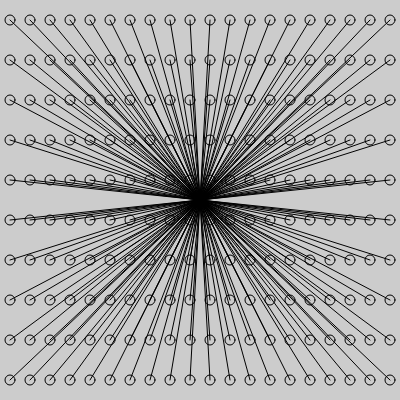
Frame 1 (no input)
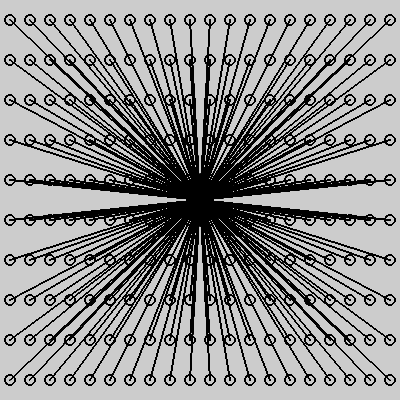
Frame 60 (no input)
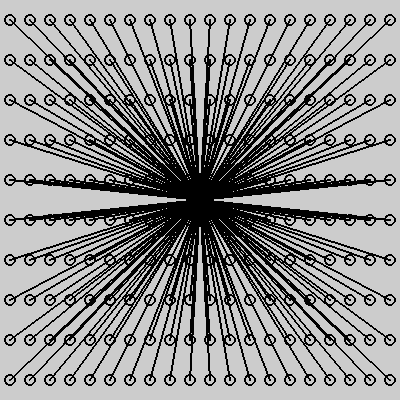
Frame 120 (the mouse pressed at the canvas centre since frame 60)

The p5.js sketch that drew these frames (run headless with seeded random() and noise() and a simulated clock; from frame 60 on, the mouse is pressed at the canvas centre):

// p5.js sketch
// ── sketch.js
var d = 10;
var y = 20;

function setup() {
  createCanvas (400,400)
  background (204)
  noFill()
}

function draw() {
  for(var j = 1; j < 21; j += 2)
  {
    for(var i = 1; i < 41; i += 2)
    {
      ellipse(d*i, y*j, d, d);
      line(d*i, y*j, 200, 200);
    }
  }
}
